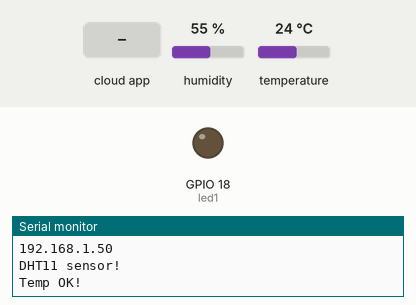
Bench run of a sketch on a simulated ESP32. On the bench: output pins drawn as LEDs (lit = HIGH), the last lines printed to the serial monitor. Inputs (shaded band) come from the test bench; at power-on: humidity 55 %, temperature 24 °C. WiFi joins after 1.5 s; servers stay silent unless stated; no MQTT or app messages arrive unless stated.

Above: at 2.7 s.
2.8 s: the phone or cloud app sets sw1 to ON
At 3.1 s:
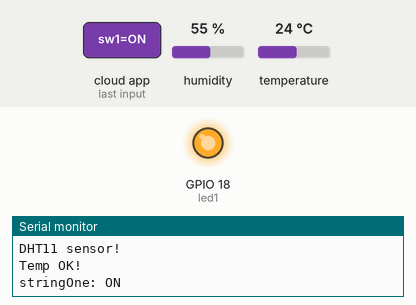
4.3 s: the phone or cloud app sets sw1 to OFF
At 5.0 s:
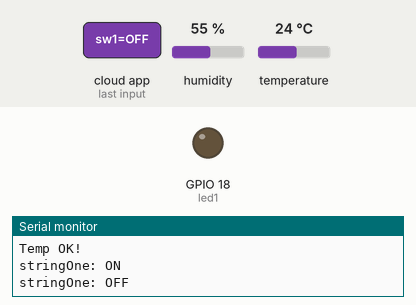
Timing chart, 0 to 7.3 s (numbered marks = the images above; inputs shaded):
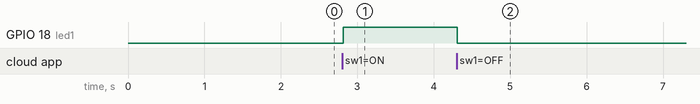

Measured:
- after the input at 2.8 s, GPIO 18 (led1): LOW → HIGH at once
- after the input at 4.3 s, GPIO 18 (led1): HIGH → LOW at once

The sketch:

pro-249.ino
```cpp
#include "DHT.h"
#include <WiFi.h>
#include "Adafruit_MQTT.h"
#include "Adafruit_MQTT_Client.h"


#define WLAN_SSID       "pkr1"
#define WLAN_PASS       "pkr123456"

#define AIO_SERVER      "io.adafruit.com"
#define AIO_SERVERPORT  1883                   // use 8883 for SSL
#define AIO_USERNAME  "suranusha"
#define AIO_KEY       "aio_hIzm72NhBRyS6E33GvxhQpwz0LJ2"

WiFiClient client;
Adafruit_MQTT_Client mqtt(&client, AIO_SERVER, AIO_SERVERPORT, AIO_USERNAME, AIO_KEY);

Adafruit_MQTT_Publish temperature = Adafruit_MQTT_Publish(&mqtt, AIO_USERNAME "/feeds/temperature");
Adafruit_MQTT_Subscribe sw1 = Adafruit_MQTT_Subscribe(&mqtt, AIO_USERNAME "/feeds/sw1");


#define DHTPIN 15

#define DHTTYPE DHT11


DHT dht(DHTPIN, DHTTYPE);
void MQTT_connect();

float p;
const int led1 = 18;
String stringOne;

void setup() {
  Serial.begin(9600);
  pinMode(led1, OUTPUT);
  digitalWrite(led1, LOW);
  WiFi.begin(WLAN_SSID, WLAN_PASS);
  while (WiFi.status() != WL_CONNECTED) {
    delay(500);
    Serial.print(".");
  }
  Serial.println();

  Serial.println("WiFi connected");
  Serial.println("IP address: "); Serial.println(WiFi.localIP());
  Serial.println("DHT11 sensor!");
  //call begin to start sensor
  dht.begin();
   mqtt.subscribe(&sw1);
}

void loop() {
    p = dht.readTemperature();

  // print the result to Terminal
  if (! temperature.publish(p)) {
    Serial.println(F("Temp Failed"));
  } else {
    Serial.println(F("Temp OK!"));
  }
  MQTT_connect();
  delay(1000);

  Adafruit_MQTT_Subscribe *subscription;
  while ((subscription = mqtt.readSubscription(5000))) {
    if (subscription == &sw1) {
      //Serial.print(F("Got: "));
      //Serial.println((char *)sw1.lastread);
      //digitalWrite(led1, HIGH);

      stringOne = (char *)sw1.lastread;
      Serial.print(F("stringOne: "));
      Serial.println(stringOne);

      if (stringOne == "ON") {
        digitalWrite(led1, HIGH);
      }
      if (stringOne == "OFF") {
        digitalWrite(led1, LOW);
      }
    }
  }

}
void MQTT_connect() {
  int8_t ret;

  // Stop if already connected.
  if (mqtt.connected()) {
    return;
  }

  //Serial.print("Connecting to MQTT... ");
uint8_t retries = 3;
  while ((ret = mqtt.connect()) != 0) { // connect will return 0 for connected
    //Serial.println(mqtt.connectErrorString(ret));
    //Serial.println("Retrying MQTT connection in 5 seconds...");
    mqtt.disconnect();
    delay(5000);  // wait 5 seconds
    retries--;
    if (retries == 0) {
      // basically die and wait for WDT to reset me
      while (1);
    }
  }


}
```
